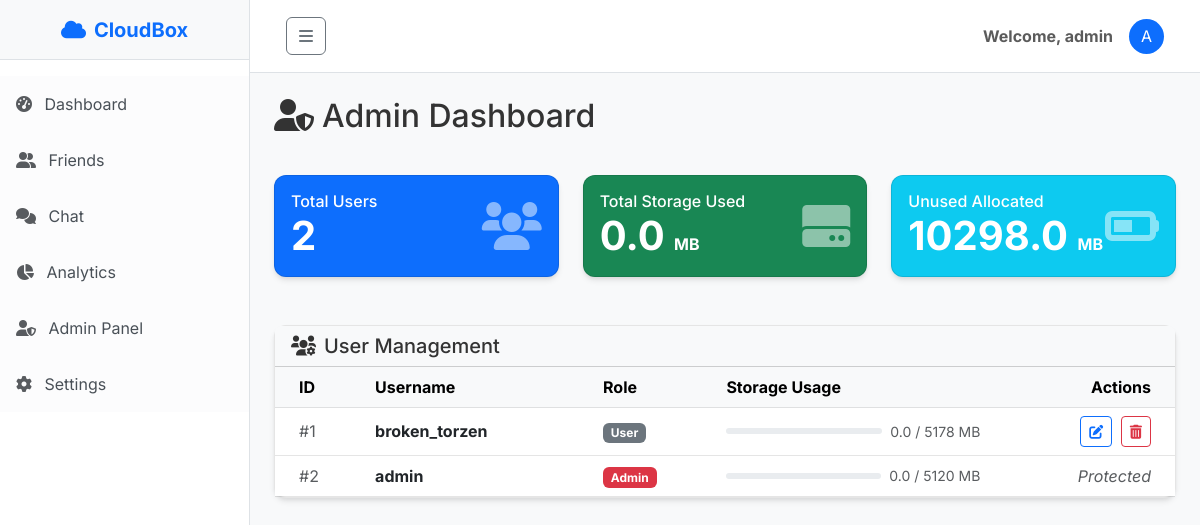
The app's page /admin (signed in) with its own data.
### models.py (models this page shows)
class User(UserMixin, db.Model):
    id = db.Column(db.Integer, primary_key=True)
    username = db.Column(db.String(80), unique=True, nullable=False)
    password_hash = db.Column(db.String(120), nullable=False)
    is_admin = db.Column(db.Boolean, default=False)
    storage_limit = db.Column(db.Integer, default=5120) # Default 5GB
    files = db.relationship('File', backref='owner', lazy=True)
    permissions = db.relationship('Permission', backref='user', lazy=True)

### admin.py (the view)
@admin_bp.route('/admin')
@login_required
@admin_required
def dashboard():
    users = User.query.all()
    total_users = len(users)
    all_files = File.query.filter_by(is_folder=False).all()
    total_used_bytes = sum(f.size for f in all_files)
    total_used_mb = round(total_used_bytes / (1024 * 1024), 2)
    total_allocated_mb = sum(getattr(u, 'storage_limit', 5120) for u in users)
    total_unused_allocated_mb = total_allocated_mb - total_used_mb
    users_data = []
    for user in users:
        u_files = File.query.filter_by(owner_id=user.id, is_folder=False).all()
        u_used_bytes = sum(f.size for f in u_files)
        u_used_mb = round(u_used_bytes / (1024 * 1024), 2)
        u_limit = getattr(user, 'storage_limit', 5120)
        u_percent = round((u_used_mb / u_limit) * 100, 1) if u_limit > 0 else 100
        users_data.append({
            'id': user.id,
            'username': user.username,
            'is_admin': getattr(user, 'is_admin', False),
            'used_mb': u_used_mb,
            'limit_mb': u_limit,
            'percent': u_percent
        })
    return render_template('admin.html',
                           total_users=total_users,
                           total_used_mb=total_used_mb,
                           total_allocated_mb=total_allocated_mb,
                           total_unused_mb=total_unused_allocated_mb,
                           users=users_data)

### admin.py (called while the page is built)
def admin_required(f):
    @wraps(f)
    def decorated_function(*args, **kwargs):
        if not current_user.is_authenticated or not getattr(current_user, 'is_admin', False):
            flash('Admin access required', 'danger')
            return redirect(url_for('main.dashboard'))
        return f(*args, **kwargs)
    return decorated_function

### app.py (called while the page is built)
@login_manager.user_loader
def load_user(user_id):
    return User.query.get(int(user_id))

@app.context_processor
def inject_storage_usage():
    if current_user.is_authenticated:
        my_files = File.query.filter_by(owner_id=current_user.id, is_folder=False).all()
        used_bytes = sum(f.size for f in my_files)
        used_mb = round(used_bytes / (1024 * 1024), 2)
        limit_mb = getattr(current_user, 'storage_limit', 5120)
        percentage = round((used_mb / limit_mb) * 100, 1) if limit_mb > 0 else 100
        return dict(storage_used=used_mb, storage_limit=limit_mb, storage_percent=percentage)
    return dict(storage_used=0, storage_limit=5120, storage_percent=0)

### templates/admin.html (shortened to what this page needs)
{% extends "base.html" %}
{% block content %}
<div class="row mb-4">
    <div class="col-12">
        <h2 class="mb-3"><i class="fas fa-user-shield me-2"></i>Admin Dashboard</h2>
    </div>
</div>
<div class="row g-4 mb-5">
    <div class="col-md-4">
        <div class="card h-100 bg-primary text-white">
            <div class="card-body">
                <div class="d-flex justify-content-between align-items-center">
                    <div>
                        <h6 class="card-title mb-0">Total Users</h6>
                        <h2 class="display-6 fw-bold mb-0">{{ total_users }}</h2>
                    </div>
                    <i class="fas fa-users fa-3x opacity-50"></i>
                </div>
            </div>
        </div>
    </div>
    <div class="col-md-4">
        <div class="card h-100 bg-success text-white">
            <div class="card-body">
                <div class="d-flex justify-content-between align-items-center">
                    <div>
                        <h6 class="card-title mb-0">Total Storage Used</h6>
                        <h2 class="display-6 fw-bold mb-0">{{ total_used_mb }} <small class="fs-6">MB</small></h2>
                    </div>
                    <i class="fas fa-hdd fa-3x opacity-50"></i>
                </div>
            </div>
        </div>
    </div>
    <div class="col-md-4">
        <div class="card h-100 bg-info text-white">
            <div class="card-body">
                <div class="d-flex justify-content-between align-items-center">
                    <div>
                        <h6 class="card-title mb-0">Unused Allocated</h6>
                        <h2 class="display-6 fw-bold mb-0">{{ total_unused_mb }} <small class="fs-6">MB</small></h2>
                    </div>
                    <i class="fas fa-battery-half fa-3x opacity-50"></i>
                </div>
            </div>
        </div>
    </div>
</div>
<div class="card">
    <div class="card-header bg-light">
        <h5 class="mb-0"><i class="fas fa-users-cog me-2"></i>User Management</h5>
    </div>
    <div class="card-body p-0">
        <div class="table-responsive">
            <table class="table table-hover align-middle mb-0">
                <thead class="table-light">
                    <tr>
                        <th scope="col" class="ps-4">ID</th>
                        <th scope="col">Username</th>
                        <th scope="col">Role</th>
                        <th scope="col" style="width: 30%;">Storage Usage</th>
                        <th scope="col" class="text-end pe-4">Actions</th>
                    </tr>
                </thead>
                <tbody>
                    {% for user in users %}
                    <tr>
                        <td class="ps-4 text-muted">#{{ user.id }}</td>
                        <td class="fw-bold">{{ user.username }}</td>
                        <td>
                            {% if user.is_admin %}
                            <span class="badge bg-danger">Admin</span>
                            {% else %}
                            <span class="badge bg-secondary">User</span>
                            {% endif %}
                        </td>
                        <td>
                            <div class="d-flex align-items-center">
                                <div class="progress flex-grow-1 me-2" style="height: 6px;">
                                </div>
                                <small class="text-muted text-nowrap">{{ user.used_mb }} / {{ user.limit_mb }}
                                    MB</small>
                            </div>
                        </td>
                        <td class="text-end pe-4">
                            {% if not user.is_admin %}
                            <button class="btn btn-sm btn-outline-primary me-1 edit-limit-btn"
                                data-user-id="{{ user.id }}" data-username="{{ user.username }}"
                                data-limit="{{ user.limit_mb }}" title="Edit Limit">
                                <i class="fas fa-edit"></i>
                            </button>
                            <form action="{{ url_for('admin.delete_user', user_id=user.id) }}" method="POST"
                                class="d-inline"
                                onsubmit="return confirm('Are you sure? This will delete all files for this user.');">
                                <button type="submit" class="btn btn-sm btn-outline-danger" title="Delete User">
                                    <i class="fas fa-trash-alt"></i>
                                </button>
                            </form>
                            {% else %}
                            <span class="text-muted fst-italic fs-sm">Protected</span>
                            {% endif %}
                        </td>
                    </tr>
                    {% endfor %}
                </tbody>
            </table>
        </div>
    </div>
</div>
{% endblock %}

### templates/base.html (shortened to what this page needs)
<!DOCTYPE html>
<html lang="en">
<head>
    <link href="https://cdn.jsdelivr.net/npm/bootstrap@5.3.0/dist/css/bootstrap.min.css" rel="stylesheet">
    <link rel="stylesheet" href="https://cdnjs.cloudflare.com/ajax/libs/font-awesome/6.0.0/css/all.min.css">
    <link rel="stylesheet" href="{{ url_for('static', filename='style.css') }}">
</head>
<body>
    <div class="d-flex" id="wrapper">
        <div class="border-end bg-white" id="sidebar-wrapper" style="min-width: 250px; min-height: 100vh;">
            <div class="sidebar-heading border-bottom bg-light d-flex align-items-center justify-content-center"
                style="height: 60px;">
                <a class="text-decoration-none fw-bold text-primary fs-5" href="{{ url_for('main.dashboard') }}">
                    <i class="fas fa-cloud me-2"></i>CloudBox
                </a>
            </div>
            <div class="list-group list-group-flush pt-3">
                <a class="list-group-item list-group-item-action list-group-item-light p-3 border-0"
                    href="{{ url_for('main.dashboard') }}">
                    <i class="fas fa-tachometer-alt me-2 text-muted"></i> Dashboard
                </a>
                <a class="list-group-item list-group-item-action list-group-item-light p-3 border-0"
                    href="{{ url_for('main.friends') }}">
                    <i class="fas fa-user-friends me-2 text-muted"></i> Friends
                </a>
                <a class="list-group-item list-group-item-action list-group-item-light p-3 border-0"
                    href="{{ url_for('chat.chat_view') }}">
                    <i class="fas fa-comments me-2 text-muted"></i> Chat
                </a>
                <a class="list-group-item list-group-item-action list-group-item-light p-3 border-0"
                    href="{{ url_for('main.analytics') }}">
                    <i class="fas fa-chart-pie me-2 text-muted"></i> Analytics
                </a>
                {% if current_user.is_admin %}
                <a class="list-group-item list-group-item-action list-group-item-light p-3 border-0"
                    href="{{ url_for('admin.dashboard') }}">
                    <i class="fas fa-user-shield me-2 text-muted"></i> Admin Panel
                </a>
                {% endif %}
                <a class="list-group-item list-group-item-action list-group-item-light p-3 border-0 pointer"
                    data-bs-toggle="modal" data-bs-target="#settingsModal">
                    <i class="fas fa-cog me-2 text-muted"></i> Settings
                </a>
            </div>
        </div>
        <div id="page-content-wrapper" class="w-100 bg-light">
            <nav class="navbar navbar-expand-lg navbar-light bg-white border-bottom py-3 px-4">
                <div class="container-fluid">
                    <button class="btn btn-outline-secondary" id="sidebarToggle"><i class="fas fa-bars"></i></button>
                    <div class="collapse navbar-collapse" id="navbarSupportedContent">
                        <ul class="navbar-nav ms-auto mt-2 mt-lg-0 align-items-center">
                            {% if current_user.is_authenticated %}
                            <li class="nav-item">
                                <span class="nav-link text-dark fw-bold">Welcome, {{ current_user.username }}</span>
                            </li>
                            <li class="nav-item ms-2">
                                <div class="avatar-placeholder bg-primary text-white rounded-circle d-flex align-items-center justify-content-center"
                                    style="width: 35px; height: 35px;">
                                    {{ current_user.username[0].upper() }}
                                </div>
                            </li>
                            {% else %}
                            <li class="nav-item">
                                <a class="nav-link btn btn-primary text-white px-3"
                                    href="{{ url_for('auth.login') }}">Login</a>
                            </li>
                            {% endif %}
                        </ul>
                    </div>
                </div>
            </nav>
            <div class="container-fluid p-4">
                {% block content %}{% endblock %}
            </div>
        </div>
    </div>
</body>
</html>

### static/style.css (style rules this page uses)
:root { --primary-color: #4a90e2; --secondary-color: #2c3e50; --background-light: #f8f9fa; --text-dark: #333; --card-bg: #fff; --border-color: rgba(0, 0, 0, 0.1); --input-bg: #fff; --input-border: #ced4da; --input-text: #495057; }
body { font-family: 'Inter', -apple-system, BlinkMacSystemFont, "Segoe UI", Roboto, "Helvetica Neue", Arial, sans-serif; background-color: var(--background-light); color: var(--text-dark); transition: background-color 0.3s ease, color 0.3s ease; }
.card { border: 1px solid var(--border-color); box-shadow: 0 4px 6px -1px rgba(0, 0, 0, 0.1), 0 2px 4px -1px rgba(0, 0, 0, 0.06); border-radius: 12px; background-color: var(--card-bg); color: var(--text-dark); }
.navbar { background-color: var(--card-bg) !important; border-bottom: 1px solid var(--border-color); box-shadow: none; }
.nav-link { color: var(--text-dark) !important; opacity: 0.8; transition: opacity 0.2s; }
.table { color: var(--text-dark); border-color: var(--border-color); }
.table-light { background-color: var(--background-light); color: var(--text-dark); }
#wrapper { overflow-x: hidden; }
#sidebar-wrapper { min-height: 100vh; margin-left: -250px; transition: margin 0.25s ease-out; }
#sidebar-wrapper .sidebar-heading { padding: 0.875rem 1.25rem; font-size: 1.2rem; }
@media (min-width: 768px) { #sidebar-wrapper { margin-left: 0; } }

### records on screen
User: username "admin", username "A", id "2", shows "Admin", used_mb "0.0", limit_mb "5120", shows "Protected"
User: id "1", username "broken_torzen", shows "User", used_mb "0.0", limit_mb "5178"

### other values on screen
{{ total_users }} "2"
{{ total_used_mb }} "0.0"
{{ total_unused_mb }} "10298.0"
